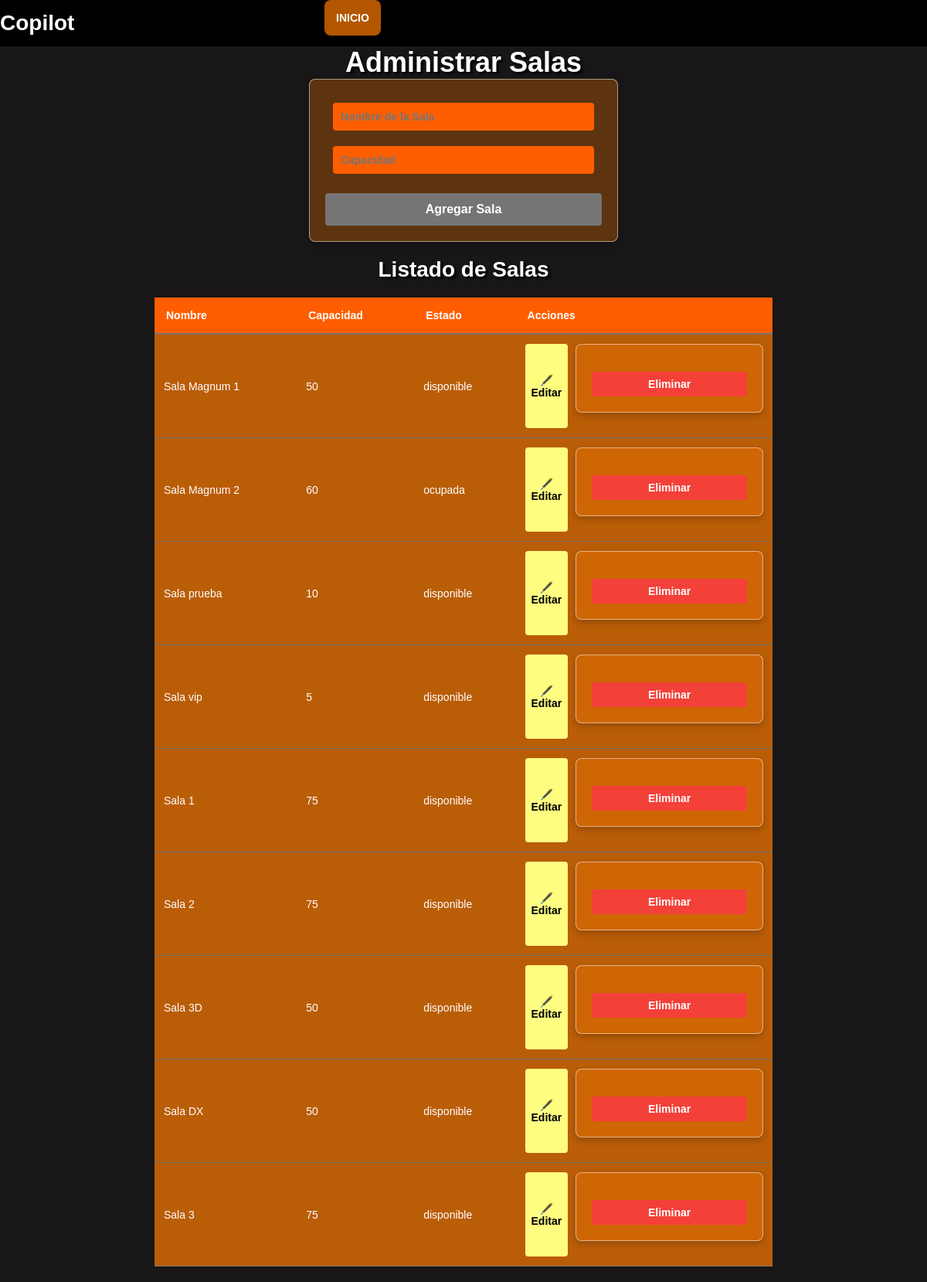
The page /pages/salas.php on the database its author committed.
### tables this page shows
CREATE TABLE `salas` (
  `id_sala` int NOT NULL AUTO_INCREMENT,
  `nombre` varchar(100) NOT NULL,
  `capacidad` int NOT NULL,
  `estado` enum('ocupada','disponible') DEFAULT 'disponible',
  PRIMARY KEY (`id_sala`)
);

### functions/gestionar.php (called while the page is built, shortened)
<?php
include_once(__DIR__ . '/../config.php');
function obtenerSalas() {
    global $conexion;
    $result = $conexion->query("SELECT * FROM salas");
    return $result->fetch_all(MYSQLI_ASSOC);
}
?>

### pages/salas.php (the view, shortened to what this page needs)
<?php
include_once '../config.php';
include_once '../functions/gestionar.php';
$salas = obtenerSalas();
?>
<!DOCTYPE html>
<html lang="en">
<head>
    <link rel="stylesheet" href="../assets/css/styles.css">
    <link rel="stylesheet" href="../assets/css/salas.css">
    <link rel="stylesheet" href="../assets/css/app.css">
    <link rel="stylesheet" href="../assets/css/grid.css">
</head>
<body>
<header class="nav-wrapper">
            <div class="nav">
                <a href="../index.php" class="logo">Copilot</a>
                <ul class="nav-menu">
                    <li><a href="../index.php">Inicio</a></li>
                </ul>
            </div>
        </header>
    <h1>Administrar Salas</h1>
    <form method="post">
        <input type="text" name="nombre" placeholder="Nombre de la Sala" required>
        <input type="number" name="capacidad" placeholder="Capacidad" required>
        <button type="submit">Agregar Sala</button>
    </form>
    <h2>Listado de Salas</h2>
    <table>
        <thead>
            <tr>
                <th>Nombre</th>
                <th>Capacidad</th>
                <th>Estado</th>
                <th>Acciones</th>
            </tr>
        </thead>
        <tbody>
            <?php foreach ($salas as $sala): ?>
                <tr>
                    <td><?php echo $sala['nombre']; ?></td>
                    <td><?php echo $sala['capacidad']; ?></td>
                    <td><?php echo $sala['estado']; ?></td>
                    <td>
                        <div class="action-buttons">
                            <button class="edit-button" onclick="abrirModal(<?php echo $sala['id_sala']; ?>)">🖋️Editar</button>
                            <form method="post" style="display:inline;">
                            <button type="submit" name="eliminar" class="delete-button" onclick="return confirm('¿Estás seguro de que deseas eliminar esta sala?');">Eliminar</button>
                            </form>
                        </div>
                    </td>
                </tr>
            <?php endforeach; ?>
        </tbody>
    </table>
</body>
</html>

### assets/css/salas.css (style rules this page uses)
body { font-family: Arial, sans-serif; color: #ffffff; background-color: #1d1d1d; display: flex; flex-direction: column; align-items: center; padding: 20px; margin: 0; }
h1, h2 { color: #ffffff; text-shadow: 3px 3px 3px rgba(0, 0, 0, 0.8); text-align: center; }
h1 { font-size: 36px; }
h2 { font-size: 28px; }
form { background-color: rgba(255, 123, 0, 0.3); padding: 20px; border-radius: 8px; box-shadow: 0 4px 8px rgba(0, 0, 0, 0.2); max-width: 400px; width: 100%; text-align: center; border: 1px solid rgba(255, 255, 255, 0.5); margin-bottom: 20px; }
form input[type="text"], form input[type="number"], form input[type="email"], form input[type="password"], form select, form textarea { width: calc(100% - 20px); padding: 10px; margin: 10px 0; border: none; border-radius: 4px; background-color: #ff5e00; color: #ffffff; font-size: 14px; font-weight: bold; }
form button { margin-top: 15px; width: 100%; padding: 12px; font-size: 16px; font-weight: bold; border: none; border-radius: 4px; background-color: #757575; color: #ffffff; cursor: pointer; transition: background-color 0.3s ease; }
table { width: 100%; max-width: 800px; border-collapse: collapse; margin-top: 20px; }
table thead th { background-color: #ff5e00; color: #ffffff; padding: 15px; text-align: left; font-weight: bold; border-bottom: 2px solid #757575; }
table tbody td { background-color: rgba(255, 123, 0, 0.7); color: #ffffff; padding: 12px; border-bottom: 1px solid #757575; text-align: left; }
table tbody td .action-buttons { display: flex; justify-content: space-between; gap: 10px; }
table tbody td .edit-button, table tbody td .delete-button { flex: 1; padding: 8px; font-size: 14px; font-weight: bold; border: none; border-radius: 4px; cursor: pointer; transition: background-color 0.3s ease; width: 100%; text-align: center; }
table tbody td .edit-button { background-color: #fffd80; color: #000000; }
table tbody td .delete-button { background-color: #f34039; color: #ffffff; }
ul { list-style-type: none; padding: 0; max-width: 800px; width: 100%; }
ul li { display: flex; align-items: center; background-color: rgba(255, 123, 0, 0.7); padding: 15px; border-radius: 8px; box-shadow: 0 4px 6px rgba(0, 0, 0, 0.3); margin-bottom: 15px; gap: 15px; }

### assets/css/app.css (style rules this page uses)
:root { --main-color: #c0392b; --body-bg: #181616; --box-bg: #221f1f; --text-color: #ffffff; --nav-height: 60px; --space-top: 30px; }
* { padding: 0; margin: 0; box-sizing: border-box; }
html { font-size: 16px; }
body { font-family: "Cairo", sans-serif; background-color: var(--body-bg); color: var(--text-color); padding-top: var(--nav-height); }
a { text-decoration: none; color: unset; }
.nav-wrapper { position: fixed; top: 0; left: 0; width: 100%; z-index: 99; background-color: #000000; }
.nav { display: flex; align-items: center; justify-content: space-between; color: var(--text-color); height: var(--nav-height); }
.nav a { color: var(--text-color); }
.logo { font-size: 2rem; font-weight: 900; }
.nav-menu { list-style-type: none; display: flex; align-items: center; padding: 0 20px; }
.nav-menu a { text-transform: uppercase; font-weight: 700; }
@media only screen and (max-width: 1280px) { html { font-size: 14px; } }

### rows shown on the page
salas: nombre "Sala Magnum 1", capacidad "50", estado "disponible"
salas: nombre "Sala Magnum 2", capacidad "60", estado "ocupada"
salas: nombre "Sala prueba", capacidad "10", estado "disponible"
salas: nombre "Sala vip", capacidad "5", estado "disponible"
salas: nombre "Sala 1", capacidad "75", estado "disponible"
salas: nombre "Sala 2", capacidad "75", estado "disponible"
salas: nombre "Sala 3D", capacidad "50", estado "disponible"
salas: nombre "Sala DX", capacidad "50", estado "disponible"
salas: nombre "Sala 3", capacidad "75", estado "disponible"
